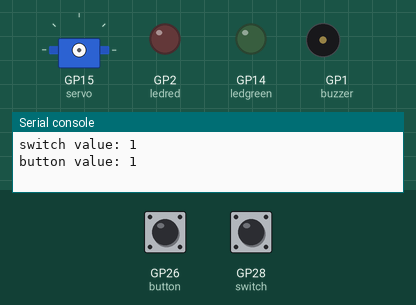
Recording of a program running on a simulated Raspberry Pi Pico running MicroPython. Shown: servo, output pins drawn as LEDs (lit = HIGH), buzzer (waves = sounding), the last lines printed to the serial console. The inputs (shaded band) are chosen by the test bench; at power-on: GP26 (button) HIGH, GP28 (switch) HIGH. Random numbers come from a fixed seed; servo angles are drawn from the pulse width (0.5 ms = 0°, 2.5 ms = 180°).

Above: at 1.2 s.
1.3 s: GP26 (button) pulled LOW for 1 s
At 13.8 s:
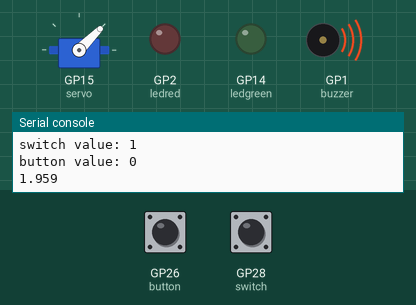
At 15.0 s:
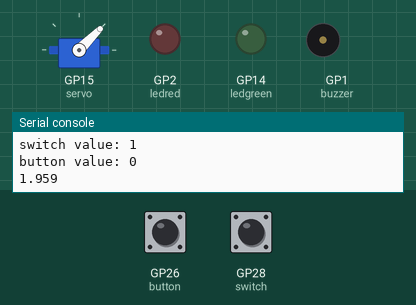
16.4 s: GP26 (button) driven LOW
At 24.3 s:
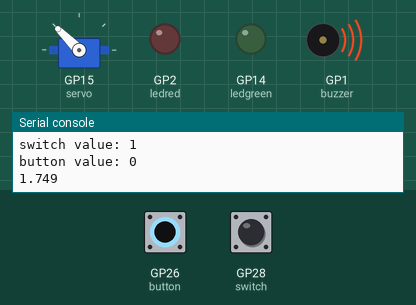
Timing chart, 0 to 25.8 s (numbered marks = the images above; inputs shaded):
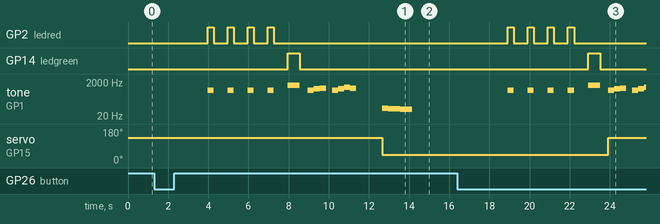

Measured:
- after the input at 1.3 s, GP2 (ledred): alternates HIGH for 0.30 s and LOW for 0.70 s, 8 changes in all, then stays LOW, starting after 2.7 s; GP14 (ledgreen): LOW → HIGH after 6.7 s, → LOW 0.60 s later
- after the input at 16.4 s, GP2 (ledred): alternates HIGH for 0.30 s and LOW for 0.70 s, 8 changes in all, then stays LOW, starting after 2.5 s; GP14 (ledgreen): LOW → HIGH after 6.5 s, → LOW 0.60 s later

The program:

Peili_circuit_test_code.py
```python
# Basic circuit plan for the peili project: On/Off switch, buzzer, signal led, servo motor and Pi Pico W with test code
# wokwi link https://wokwi.com/projects/396697502778161153
# Code for playing music with buzzer is from https://www.tomshardware.com/how-to/buzzer-music-raspberry-pi-pico
# Example code is for 180 degree servo, you need different code for continous rotation servo
# https://github.com/TTitanUA/micropython_servo_pdm_360 might work
# TODO: Check if the micro servo needs logic level shifter to work (5V->3.3V)
# Resistor on buzzer might not be necessary

#from picozero import Speaker #If using buzzer for just on/off sound
from machine import Pin, PWM # Pins, PWM control for buzzer
from picozero import Servo  # importing Servo class to  control the servo motor
from time import sleep
import random
import time

# creating buzzer, leds, servo, switch and button
buzzer = PWM(Pin(1))
#speaker = Speaker(1)
ledred = Pin(2, Pin.OUT)
ledgreen = Pin(14, Pin.OUT)
servo = Servo(15)
switch = Pin(28, Pin.IN, Pin.PULL_UP)
button = Pin(26, Pin.IN, Pin.PULL_UP)

# Dictionary for matching tones with frequency
tones = {
"B0": 31,
"C1": 33,
"CS1": 35,
"D1": 37,
"DS1": 39,
"E1": 41,
"F1": 44,
"FS1": 46,
"G1": 49,
"GS1": 52,
"A1": 55,
"AS1": 58,
"B1": 62,
"C2": 65,
"CS2": 69,
"D2": 73,
"DS2": 78,
"E2": 82,
"F2": 87,
"FS2": 93,
"G2": 98,
"GS2": 104,
"A2": 110,
"AS2": 117,
"B2": 123,
"C3": 131,
"CS3": 139,
"D3": 147,
"DS3": 156,
"E3": 165,
"F3": 175,
"FS3": 185,
"G3": 196,
"GS3": 208,
"A3": 220,
"AS3": 233,
"B3": 247,
"C4": 262,
"CS4": 277,
"D4": 294,
"DS4": 311,
"E4": 330,
"F4": 349,
"FS4": 370,
"G4": 392,
"GS4": 415,
"A4": 440,
"AS4": 466,
"B4": 494,
"C5": 523,
"CS5": 554,
"D5": 587,
"DS5": 622,
"E5": 659,
"F5": 698,
"FS5": 740,
"G5": 784,
"GS5": 831,
"A5": 880,
"AS5": 932,
"B5": 988,
"C6": 1047,
"CS6": 1109,
"D6": 1175,
"DS6": 1245,
"E6": 1319,
"F6": 1397,
"FS6": 1480,
"G6": 1568,
"GS6": 1661,
"A6": 1760,
"AS6": 1865,
"B6": 1976,
"C7": 2093,
"CS7": 2217,
"D7": 2349,
"DS7": 2489,
"E7": 2637,
"F7": 2794,
"FS7": 2960,
"G7": 3136,
"GS7": 3322,
"A7": 3520,
"AS7": 3729,
"B7": 3951,
"C8": 4186,
"CS8": 4435,
"D8": 4699,
"DS8": 4978
}

# Song to be played
song = ["E5","G5","A5","P","E5","G5","B5","A5","P"]
song2 = ["D2","CS2","C2","B1"] #  D, C#, C, B
song3 = ["AS1","A1","GS1","G1","G1"] # B-flat/A#, A, A-flat/G# and G
beep1 = ["E5"]
beep2 = ["E6","E6"]

def playtone(frequency):
    buzzer.duty_u16(1000)
    buzzer.freq(frequency)

def bequiet():
    buzzer.duty_u16(0)

def playsong(mysong):
    for i in range(len(mysong)):
        if (mysong[i] == "P"):
            bequiet()
        else:
            playtone(tones[mysong[i]])
        sleep(0.3)
    bequiet()

# If switch is on the board will alternate between 2 states: led on + song + servo at max pos or led off + song3 + servo at min pos
# If switch is off, then nothing will happen
#start time tick
#start = time.ticks_ms()
#print(start)

while True:
    if button.value() == 0:
        print("switch value: " + str(switch.value()))
        print("button value: " + str(button.value()))
        #speaker.on()
        #Starting sequence: Leds blink and buzzer beeps. Red 4 times with short beep, green 1 time with higher freq long beep
        #end = time.ticks_ms()
        #print("end tick: ")
        #print(end)
        #length = time.ticks_diff(end, start)
        #print(length)
        random.seed(time.time_ns())
        #random.seed()
        #random.seed(None)
        timer = random.randint(500, 2000)
        print(timer/1000)
        sleep(timer/1000)
        for i in range(4):
            ledred.toggle()
            buzzer.duty_u16(1000)
            buzzer.freq(659)
            sleep(0.3)
            buzzer.duty_u16(0)
            ledred.toggle()
            sleep(0.70)
        ledgreen.toggle()
        buzzer.duty_u16(1000)
        buzzer.freq(1319)
        sleep(0.6)
        buzzer.duty_u16(0)
        #sleep(0.25)
        ledgreen.toggle()
        sleep(0.4)
        #Game starts
        servo.value = 1
        playsong(song)
        sleep(1)
        #speaker.off()
        #ledred.toggle()
        servo.value = 0
        playsong(song3)
        sleep(1)
    else:
        sleep(1)
        print("switch value: " + str(switch.value()))
        print("button value: " + str(button.value()))
```
